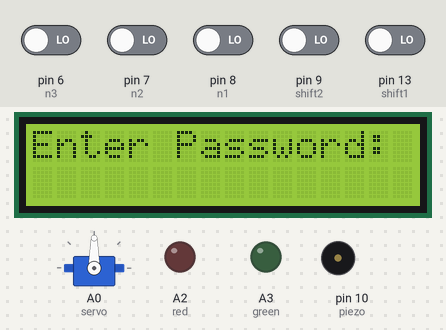
A sketch run on a simulated Arduino Uno, built with avr-gcc and run on an emulated ATmega328P. Parts: servo, 16×2 character LCD, output pins drawn as LEDs (lit = HIGH), buzzer (waves = sounding). Dashed ring = blinking. Inputs (shaded band) come from the test bench; at power-on: pin 6 (n3), pin 7 (n2), pin 8 (n1), pin 9 (shift2), pin 13 (shift1) LOW. What the sketch prints to the serial monitor is not drawn.

Above: at 1.2 s.
1.3 s: pin 6 (n3) driven HIGH
At 3.51 s:
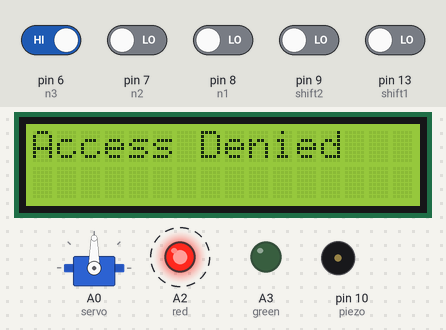
4.3 s: pin 7 (n2) driven HIGH
At 5.77 s:
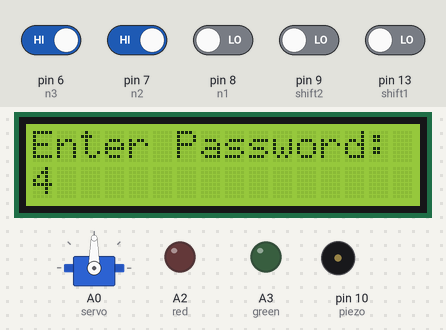
7.1 s: pin 8 (n1) driven HIGH
At 10.09 s:
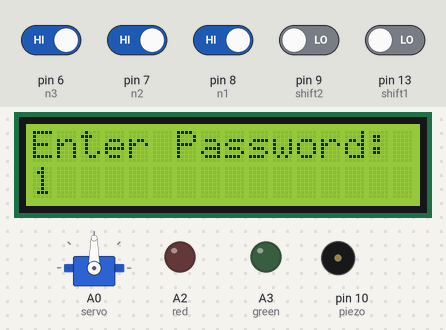
10.1 s: pin 9 (shift2) driven HIGH
At 10.39 s:
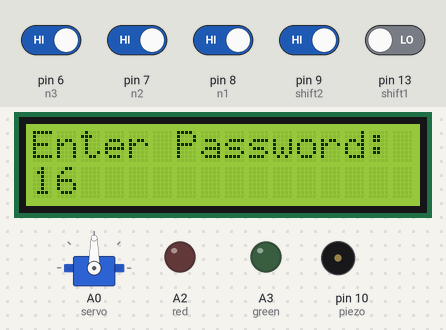
11.7 s: pin 13 (shift1) driven HIGH
At 12.1 s:
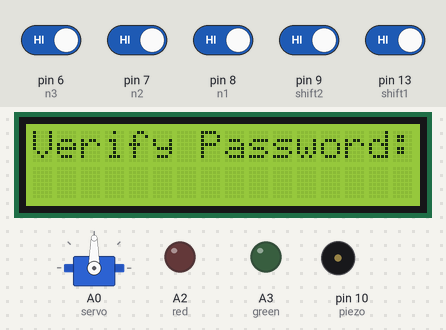
14.3 s: pin 7 (n2) driven LOW
At 15.54 s:
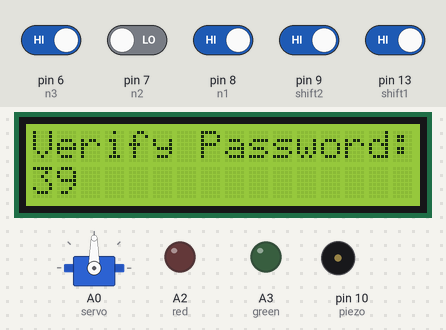
Timing chart, 0 to 17.3 s (numbered marks = the images above; inputs shaded):
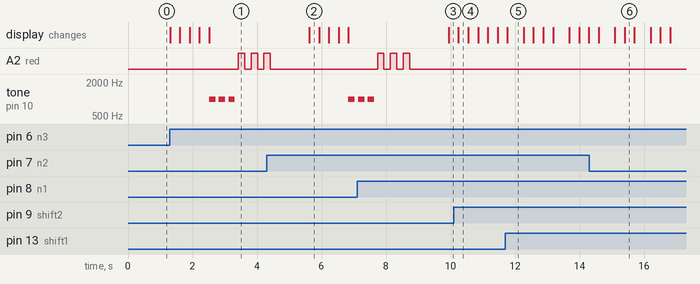

Measured:
- after the input at 1.3 s, A2 (red): alternates HIGH for 0.20 s and LOW for 0.20 s, starting after 2.1 s; tone on pin 10 (piezo): alternates 1000 Hz for 0.20 s and silent for 0.10 s, 6 changes in all, then stays silent, starting after 1.2 s; the display: first changes at once (image 1 shows a later state)
- after the input at 11.7 s, the display: changes after 0.06 s (image 5)
- what the display in image 5 shows lasts 0.5 s, from 11.8 s to 12.3 s

The sketch:

arduino_project.ino
```cpp
#include <LiquidCrystal.h>
#include <Servo.h>

int Melody[] = {523, 659, 784, 1046};

int n1 = 8;
int n2 = 7;
int n3 = 6;
int shift1 = 13;
int shift2 = 9;
int piezo = 10;
int red = A2;
int green = A3;

Servo lockServo;
int servo = A0;
int lock = 90;
int unlock = 0;

LiquidCrystal lcd(12, 11, 2, 3, 4, 5);

String inputPassword = "";
String password = "1111";
String newPassword = "";
int incorrectAttempts = 0;
bool isChangeMode = false;
bool isAuthForChange = false;

void setup() {
  Serial.begin(9600);

  pinMode(n1, INPUT);
  pinMode(n2, INPUT);
  pinMode(n3, INPUT);
  pinMode(shift1, INPUT);
  pinMode(shift2, INPUT);
  pinMode(piezo, OUTPUT);
  pinMode(red, OUTPUT);
  pinMode(green, OUTPUT);

  lockServo.attach(servo);
  lockServo.write(lock);

  lcd.begin(16, 2);
  lcd.setCursor(0, 0);
  lcd.print("Enter Password:");
}

void loop() {
  if (digitalRead(shift1) == HIGH && digitalRead(shift2) == HIGH) {
    requestChange();
    delay(500);
  }
  if (digitalRead(n1) == HIGH) {
    NumberInput(1);
    delay(300);
  }
  if (digitalRead(n2) == HIGH) {
    NumberInput(2);
    delay(300);
  }
  if (digitalRead(n3) == HIGH) {
    NumberInput(3);
    delay(300);
  }
  if (inputPassword.length() == 4) {
    if (isChangeMode && !isAuthForChange) {
      Change();
    } else if (isAuthForChange) {
      changePassword();
    } else {
      checkPassword();
    }
  }
}

void NumberInput(int button) {
  int shiftValue = 0;
  if (digitalRead(shift1) == HIGH) {
    shiftValue = 1;
  }
  if (digitalRead(shift2) == HIGH) {
    shiftValue = 2;
  }

  int number = (button - 1) * 3 + 1 + shiftValue;
  inputPassword += String(number);

  updateLCD();
}

void updateLCD() {
  lcd.setCursor(0, 1);
  lcd.print("                ");
  lcd.setCursor(0, 1);
  lcd.print(inputPassword);

  Serial.print("Current Password: ");
  Serial.println(inputPassword);
}

void requestChange() {
  isChangeMode = true;
  isAuthForChange = false;
  inputPassword = "";
  lcd.clear();
  lcd.print("Verify Password:");
  Serial.println("Verify current password to change");
}

void Change() {
  if (inputPassword == password) {
    isAuthForChange = true;
    lcd.clear();
    lcd.print("Enter New Pass:");
    Serial.println("Authenticated. Enter new password.");
    inputPassword = "";
  } else {
    lcd.clear();
    lcd.print("Access Denied");
    Serial.println("Access Denied");
    blinkLED(red);
    delay(2000);
    isChangeMode = false;
    lcd.clear();
    lcd.print("Enter Password:");
  }
}

void changePassword() {
  password = inputPassword;
  isChangeMode = false;
  isAuthForChange = false;
  lcd.clear();
  lcd.print("Password Changed");
  Serial.println("Password Changed to: " + password);
  delay(2000);
  inputPassword = "";
  lcd.clear();
  lcd.print("Enter Password:");
}

void checkPassword() {
  if (inputPassword == password) {
    lcd.clear();
    lcd.print("Access Granted");
    Serial.println("Access Granted");
    unlockDoor();
    playMelody();
    blinkLED(green);
    delay(2000);
    blinkLED(red);
    lockDoor();
    playMelodyreverse();
    incorrectAttempts = 0;
    Serial.println(incorrectAttempts);
  } else {
    lcd.clear();

    lcd.print("Access Denied");
    Serial.println("Access Denied");
    playwarning();
    blinkLED(red);
    Serial.println(incorrectAttempts);
    delay(1000);
    if(incorrectAttempts >= 5){
      Serial.println(incorrectAttempts);
      incorrectAttempts = 0;
      delay(10000);
    }
    incorrectAttempts += 1;
  }
  inputPassword = "";
  lcd.clear();
  lcd.print("Enter Password:");
}

void unlockDoor() {
  lockServo.write(unlock);
}

void lockDoor() {
  lockServo.write(lock);
}

void playMelody() {
  for(int i = 0; i < 4; i++){
    tone(piezo, Melody[i], 300);
    delay(100);
  }
  noTone(piezo);
}

void playMelodyreverse(){
  for(int i = 3; i > -1; i--){
    tone(piezo, Melody[i], 300);
    delay(100);
  }
  noTone(piezo);
}

void playwarning(){
  for (int i = 0; i < 3; i++) {
    tone(piezo, 1000, 200);
    delay(300);
  }
  noTone(piezo);
}

void blinkLED(int ledPin) {
  for (int i = 0; i < 3; i++) {
    digitalWrite(ledPin, HIGH);
    delay(200);
    digitalWrite(ledPin, LOW);
    delay(200);
  }
}
```
